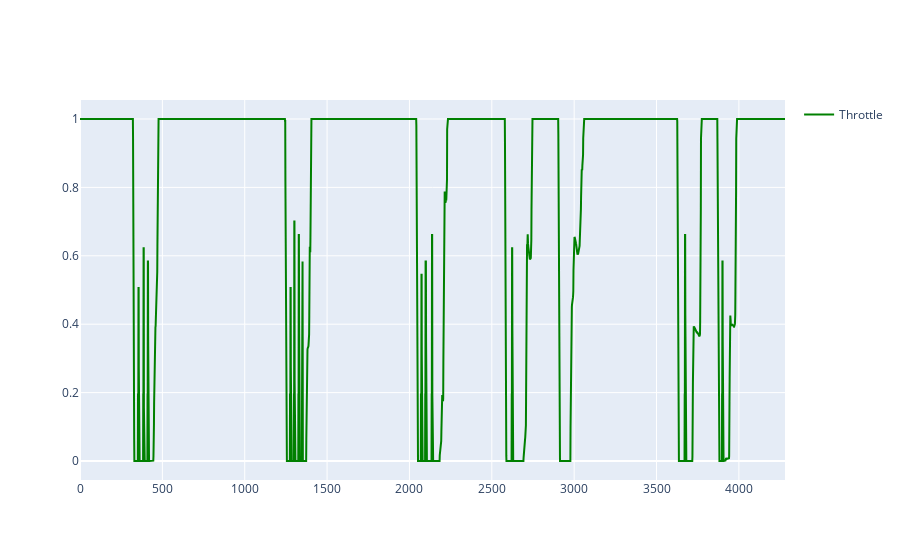
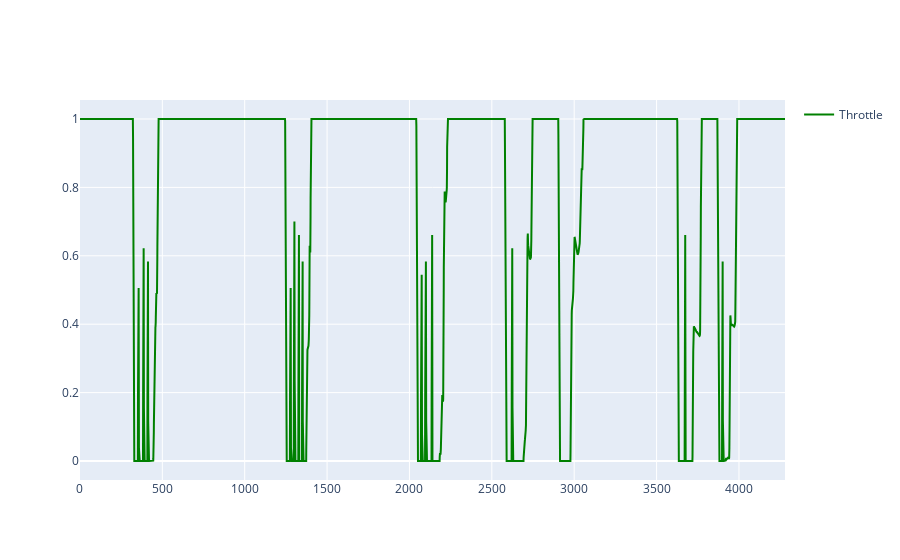

The notebook cell saved with these charts, in order:
### Code cell
df = session_df.copy()

# display(df.info())

columns = ['DistanceRoundTrack', 'Throttle', 'Brake']
linear_df = df[columns]

columns = ['DistanceRoundTrack', 'Gear']
discrete_df = df[columns]

# Define the new distance range
new_distance_interval = 1  # meters
max_distance = lap.track.length
print(f"Max distance: {max_distance}")
print(f"Session min distance: {session_df['DistanceRoundTrack'].min()}")
print(f"Session max distance: {session_df['DistanceRoundTrack'].max()}")

new_distance = np.arange(0, max_distance + new_distance_interval, new_distance_interval)
# Ensure new_distance is of type float
new_distance = new_distance.astype(float)

# Create a new DataFrame with evenly spaced Distance
new_df = pd.DataFrame(new_distance, columns=['DistanceRoundTrack'])

# The pd.merge_asof() function is used for merging on near keys. The interpolate() function then fills in the missing 'Throttle' values. The interpolation method can be adjusted based on your data characteristics (e.g., linear, quadratic).
# Merge and interpolate
resampled_df = pd.merge_asof(new_df, linear_df, on='DistanceRoundTrack', direction='nearest').interpolate()
resampled_df = pd.merge_asof(resampled_df, discrete_df, on='DistanceRoundTrack', direction='nearest').bfill()

display(resampled_df['Gear'].unique())

display(resampled_df)
fig = lap_fig(resampled_df, full_range=True, columns=['Throttle'])
fig.show()
fig2 = lap_fig(df, full_range=True, columns=['Throttle'])
fig2.show()

# display(df)
# display(resampled_df)

### Figure 1 — Plotly figure (JSON) as saved in the notebook; plotly's stock layout.template omitted (floating-point values rounded to 4 significant figures; data arrays with more than 128 entries replaced by an {"elided": "..."} marker saying what was removed)
{"data": [{"line": {"color": "green"}, "marker": {"size": 1}, "name": "Throttle", "showlegend": true, "type": "scatter", "x": {"elided": "4281 int values"}, "y": {"elided": "4281 float values"}}], "layout": {}}

### Figure 2 — Plotly figure (JSON) as saved in the notebook; plotly's stock layout.template omitted (floating-point values rounded to 4 significant figures; data arrays with more than 128 entries replaced by an {"elided": "..."} marker saying what was removed)
{"data": [{"line": {"color": "green"}, "marker": {"size": 1}, "name": "Throttle", "showlegend": true, "type": "scatter", "x": {"elided": "5165 float values"}, "y": {"elided": "5165 float values"}}], "layout": {}}
